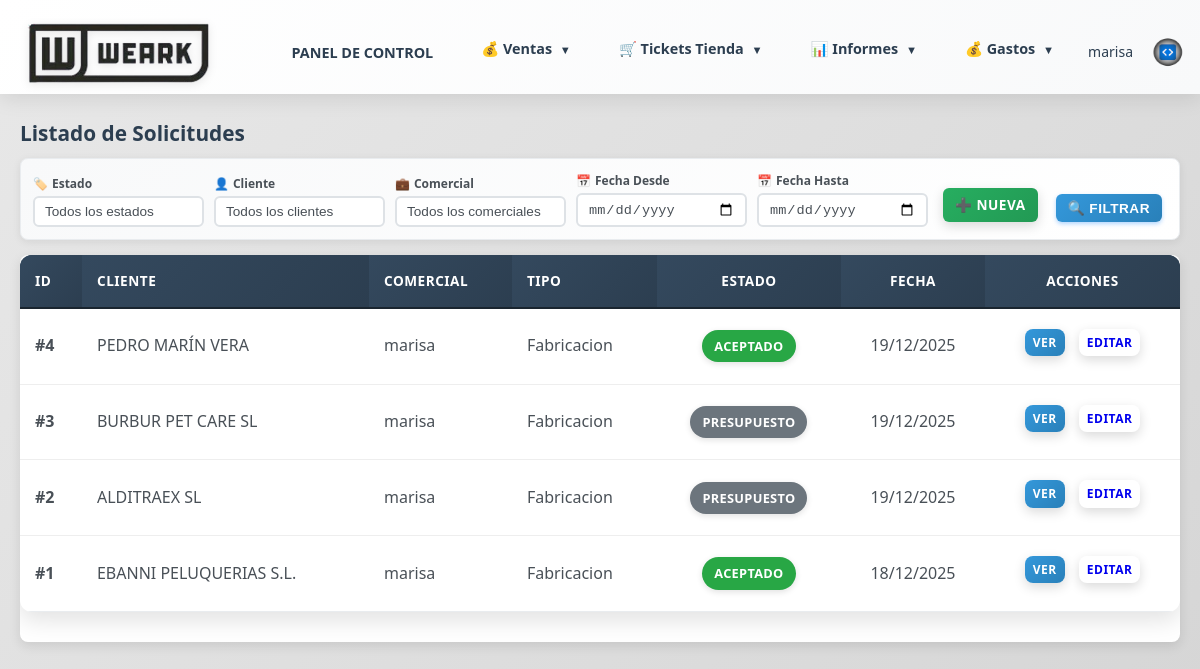
The app's page /solicitudes (signed in), older data.
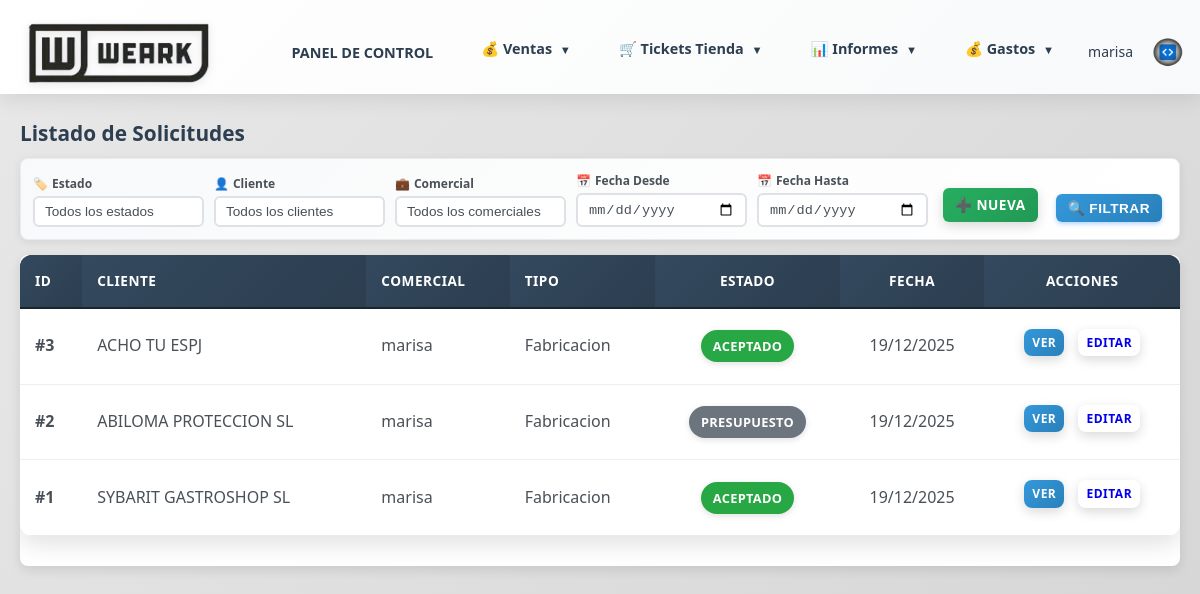
The same page, newer data.
### models.py (models this page shows, shortened)
class Presupuesto(db.Model):
    __tablename__ = 'presupuestos'
    id = db.Column(db.Integer, primary_key=True)
    comercial_id = db.Column(db.Integer, db.ForeignKey('comerciales.id'), nullable=False)
    cliente_id = db.Column(db.Integer, db.ForeignKey('clientes.id'), nullable=False)
    tipo_pedido = db.Column(db.String(50), nullable=False)  # confeccion, bordado, serigrafia, sublimacion, varios
    estado = db.Column(db.String(50), nullable=False, default='presupuesto')  # presupuesto, aceptado, diseño, diseño finalizado, en preparacion, todo listo, enviado, entregado al cliente, pedido rechazado
    forma_pago = db.Column(db.Text)
    imagen_diseno = db.Column(db.String(255))
    imagen_portada = db.Column(db.String(255))  # Imagen de portada (primera página)
    imagen_adicional_1 = db.Column(db.String(255))  # Imagen adicional 1 (segunda página)
    descripcion_imagen_1 = db.Column(db.Text)  # Descripción de imagen adicional 1
    imagen_adicional_2 = db.Column(db.String(255))  # Imagen adicional 2 (segunda página)
    descripcion_imagen_2 = db.Column(db.Text)  # Descripción de imagen adicional 2
    imagen_adicional_3 = db.Column(db.String(255))  # Imagen adicional 3 (segunda página)
    descripcion_imagen_3 = db.Column(db.Text)  # Descripción de imagen adicional 3
    imagen_adicional_4 = db.Column(db.String(255))  # Imagen adicional 4 (segunda página)
    descripcion_imagen_4 = db.Column(db.Text)  # Descripción de imagen adicional 4
    imagen_adicional_5 = db.Column(db.String(255))  # Imagen adicional 5 (segunda página)
    descripcion_imagen_5 = db.Column(db.Text)  # Descripción de imagen adicional 5
    seguimiento = db.Column(db.Text)
    fecha_presupuesto = db.Column(db.Date)  # Fecha cuando se marcó como presupuesto (usa fecha_creacion si no existe)
    fecha_aceptado = db.Column(db.Date)  # Fecha cuando se aceptó
    fecha_diseno = db.Column(db.Date)  # Fecha cuando se marcó como diseño
    fecha_diseno_finalizado = db.Column(db.Date)  # Fecha cuando se finalizó el diseño
    fecha_en_preparacion = db.Column(db.Date)  # Fecha cuando se marcó como en preparación
    fecha_todo_listo = db.Column(db.Date)  # Fecha cuando se marcó como todo listo
    fecha_enviado = db.Column(db.Date)  # Fecha cuando se envió
    fecha_entregado_cliente = db.Column(db.Date)  # Fecha cuando se entregó al cliente
    fecha_rechazado = db.Column(db.Date)  # Fecha cuando se rechazó
    fecha_aceptacion = db.Column(db.Date)  # Alias de fecha_aceptado para compatibilidad
    fecha_objetivo = db.Column(db.Date)  # Fecha objetivo de entrega
    fecha_entrega_trabajo = db.Column(db.Date)
    fecha_envio_taller = db.Column(db.Date)
    fecha_entrega_bordados = db.Column(db.Date)
    fecha_entrega_cliente = db.Column(db.Date)
    fecha_pendiente_enviar = db.Column(db.Date)  # Deprecated: usar fecha_presupuesto
    fecha_envio = db.Column(db.Date)  # Deprecated: usar fecha_enviado
    fecha_respuesta = db.Column(db.Date)  # Deprecated: usar fecha_aceptado o fecha_rechazado
    fecha_creacion = db.Column(db.DateTime, default=datetime.utcnow)
    lineas = db.relationship('LineaPresupuesto', backref='presupuesto', lazy=True, cascade='all, delete-orphan')

class Cliente(db.Model, UserMixin):
    __tablename__ = 'clientes'
    id = db.Column(db.Integer, primary_key=True)
    nombre = db.Column(db.String(200), nullable=False)
    alias = db.Column(db.String(200))  # Alias o nombre alternativo
    nif = db.Column(db.String(20))  # NIF/CIF del cliente
    direccion = db.Column(db.Text)
    poblacion = db.Column(db.String(100))  # Población
    provincia = db.Column(db.String(100))  # Provincia
    codigo_postal = db.Column(db.String(10))  # Código Postal
    pais = db.Column(db.String(100), default='España')  # País
    telefono = db.Column(db.String(50))  # Teléfono fijo
    movil = db.Column(db.String(50))  # Teléfono móvil
    email = db.Column(db.String(100))
    categoria = db.Column(db.String(50))  # Categoría: hosteleria, clinica, colegio, emerita, carnaval, transporte, varios
    personas_contacto = db.Column(db.Text)  # Personas de contacto
    anotaciones = db.Column(db.Text)  # Anotaciones adicionales
    usuario_web = db.Column(db.String(80), unique=True, nullable=True)  # Usuario para acceso web
    password_hash = db.Column(db.String(255), nullable=True)  # Contraseña hash
    fecha_creacion = db.Column(db.DateTime, default=datetime.utcnow)
    fecha_alta = db.Column(db.Date)  # Fecha de alta del cliente
    ultimo_acceso = db.Column(db.DateTime)
    comercial_id = db.Column(db.Integer, db.ForeignKey('comerciales.id'), nullable=True)
    comercial = db.relationship('Comercial', backref='clientes_asignados', lazy=True)
    pedidos = db.relationship('Pedido', backref='cliente', lazy=True)
    presupuestos = db.relationship('Presupuesto', backref='cliente', lazy=True)

class Usuario(db.Model, UserMixin):
    __tablename__ = 'usuarios'
    id = db.Column(db.Integer, primary_key=True)
    usuario = db.Column(db.String(80), nullable=False, unique=True)
    password_hash = db.Column(db.String(255), nullable=False)
    correo = db.Column(db.String(100), nullable=False)
    telefono = db.Column(db.String(50))
    rol = db.Column(db.String(50), nullable=False)  # comercial, administracion, supervisor, usuario
    fecha_creacion = db.Column(db.DateTime, default=datetime.utcnow)
    ultimo_acceso = db.Column(db.DateTime)
    activo = db.Column(db.Boolean, default=True, nullable=False)
    def is_supervisor(self):
        return self.rol == 'supervisor'

### routes/solicitudes.py (the view)
@solicitudes_bp.route('/solicitudes')
@login_required
def listado_solicitudes():
    query = Presupuesto.query
    estado_filtro = request.args.get('estado', '')
    if estado_filtro:
        query = query.filter(Presupuesto.estado == estado_filtro)
    fecha_desde = request.args.get('fecha_desde', '')
    if fecha_desde:
        try:
            fecha_desde_obj = datetime.strptime(fecha_desde, '%Y-%m-%d').date()
            query = query.filter(Presupuesto.fecha_creacion >= datetime.combine(fecha_desde_obj, datetime.min.time()))
        except ValueError:
            pass
    fecha_hasta = request.args.get('fecha_hasta', '')
    if fecha_hasta:
        try:
            fecha_hasta_obj = datetime.strptime(fecha_hasta, '%Y-%m-%d').date()
            query = query.filter(Presupuesto.fecha_creacion <= datetime.combine(fecha_hasta_obj, datetime.max.time()))
        except ValueError:
            pass
    cliente_id = request.args.get('cliente_id', '')
    if cliente_id:
        try:
            query = query.filter(Presupuesto.cliente_id == int(cliente_id))
        except ValueError:
            pass
    comercial_id = request.args.get('comercial_id', '')
    if comercial_id:
        try:
            query = query.filter(Presupuesto.comercial_id == int(comercial_id))
        except ValueError:
            pass
    solicitudes = query.order_by(Presupuesto.fecha_creacion.desc()).all()
    clientes = Cliente.query.order_by(Cliente.nombre).all()
    comerciales = Comercial.query.join(Usuario).order_by(Usuario.usuario).all()
    return render_template('solicitudes/listado.html',
                         solicitudes=solicitudes,
                         estados=ESTADOS_SOLICITUD,
                         clientes=clientes,
                         comerciales=comerciales,
                         estado_filtro=estado_filtro,
                         fecha_desde=fecha_desde,
                         fecha_hasta=fecha_hasta,
                         cliente_id=cliente_id,
                         comercial_id=comercial_id)

### app.py (called while the page is built)
@login_manager.user_loader
def load_user(user_id):
    from models import Usuario, Cliente
    if user_id.startswith('cliente_'):
        cliente_id = int(user_id.replace('cliente_', ''))
        cliente = Cliente.query.get(cliente_id)
        if cliente and cliente.tiene_acceso_web():
            return cliente
        return None
    else:
        return Usuario.query.get(int(user_id))

### models.py (called while the page is built)
    @property
    def nombre(self):
        if self.usuario:
            return self.usuario.usuario
        return self._nombre or ''

### templates/solicitudes/listado.html (shortened to what the changed rows need)
{% extends "base.html" %}
{% block content %}
<h2 style="margin: 0 0 8px 0; padding-bottom: 0; font-size: 1.3rem;">Listado de Solicitudes</h2>
{% if solicitudes %}
<div class="table-container" style="background: white; border-radius: 8px; box-shadow: 0 4px 12px rgba(0,0,0,0.1); overflow: hidden; margin-bottom: 40px;">
    <table style="width: 100%; border-collapse: collapse;">
        <thead>
            <tr style="background: linear-gradient(135deg, #34495e 0%, #2c3e50 100%); border-bottom: 2px solid #1a252f;">
                <th style="padding: 15px; text-align: left; color: #ffffff; font-weight: 600;">ID</th>
                <th style="padding: 15px; text-align: left; color: #ffffff; font-weight: 600;">Cliente</th>
                <th style="padding: 15px; text-align: left; color: #ffffff; font-weight: 600;">Comercial</th>
                <th style="padding: 15px; text-align: left; color: #ffffff; font-weight: 600;">Tipo</th>
                <th style="padding: 15px; text-align: center; color: #ffffff; font-weight: 600;">Estado</th>
                <th style="padding: 15px; text-align: center; color: #ffffff; font-weight: 600;">Fecha</th>
                <th style="padding: 15px; text-align: center; color: #ffffff; font-weight: 600;">Acciones</th>
            </tr>
        </thead>
        <tbody>
            {% for solicitud in solicitudes %}
            <tr style="border-bottom: 1px solid #e9ecef; transition: background 0.2s;" onmouseover="this.style.background='#f8f9fa'" onmouseout="this.style.background='white'">
                <td style="padding: 15px; color: #495057; font-weight: 600;">#{{ solicitud.id }}</td>
                <td style="padding: 15px; color: #495057;">{{ solicitud.cliente.nombre if solicitud.cliente else 'N/A' }}</td>
                <td style="padding: 15px; color: #495057;">{{ solicitud.comercial.nombre if solicitud.comercial else 'N/A' }}</td>
                <td style="padding: 15px; color: #495057;">{{ solicitud.tipo_pedido|title }}</td>
                <td style="padding: 15px; text-align: center;">
                    <span class="badge badge-estado-{{ solicitud.estado|lower|replace(' ', '-') }}" style="padding: 6px 12px; border-radius: 20px; font-size: 0.8rem; font-weight: 600; display: inline-block;">
                        {{ solicitud.estado|title }}
                    </span>
                </td>
                <td style="padding: 15px; text-align: center; color: #495057;">{{ solicitud.fecha_creacion.strftime('%d/%m/%Y') if solicitud.fecha_creacion else 'N/A' }}</td>
                <td style="padding: 15px; text-align: center;">
                    <a href="{{ url_for('solicitudes.ver_solicitud', solicitud_id=solicitud.id) }}" class="btn btn-sm btn-primary" style="padding: 4px 8px; font-size: 0.75rem; margin-right: 5px;">Ver</a>
                    <a href="{{ url_for('solicitudes.editar_solicitud', solicitud_id=solicitud.id) }}" class="btn btn-sm btn-secondary" style="padding: 4px 8px; font-size: 0.75rem;">Editar</a>
                </td>
            </tr>
            {% endfor %}
        </tbody>
    </table>
</div>
{% else %}
<div style="text-align: center; padding: 40px; background: white; border-radius: 8px; box-shadow: 0 4px 12px rgba(0,0,0,0.1);">
    <p style="color: #6c757d; font-size: 1.1rem;">No se encontraron solicitudes con los filtros aplicados.</p>
</div>
{% endif %}
{% endblock %}

Row changes from the older to the newer data that the page shows:
removed Presupuesto: id "4", cliente "PEDRO MARÍN VERA", comercial "marisa", tipo_pedido "Fabricacion", estado "ACEPTADO", fecha_creacion "19/12/2025"
changed Presupuesto id 3: cliente "BURBUR PET CARE SL" → "ACHO TU ESPJ"; estado "PRESUPUESTO" → "ACEPTADO"
changed Presupuesto "PRESUPUESTO": cliente "ALDITRAEX SL" → "ABILOMA PROTECCION SL"
changed Presupuesto id 1: cliente "EBANNI PELUQUERIAS S.L." → "SYBARIT GASTROSHOP SL"; fecha_creacion "18/12/2025" → "19/12/2025"
